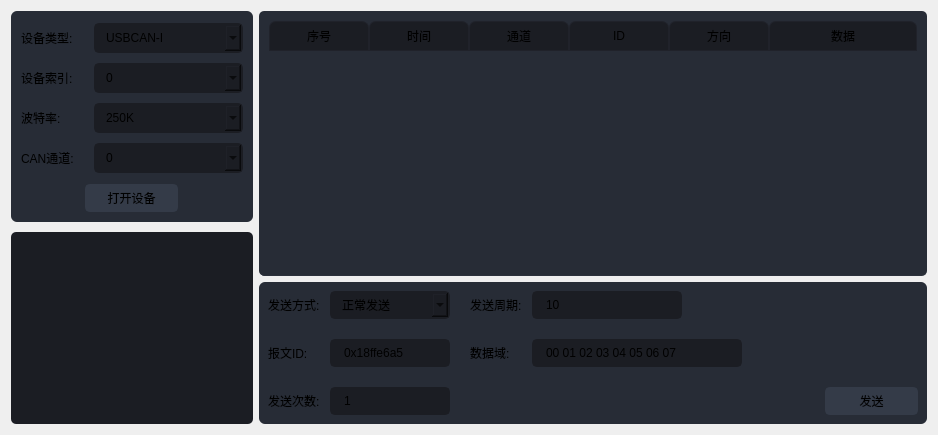
                  <widget class="QWidget" name="page_device">
                   <property name="styleSheet">
                    <string notr="true">QFrame {
	background-color: rgb(39, 44, 54);
	border-radius: 6px;
	/*font-family:&quot;Segoe UI&quot;;*/
}
QFrame QComboBox{
	background-color: rgb(27, 29, 35);
	border-radius: 5px;
	border: 2px solid rgb(27, 29, 35);
	padding: 5px;
	padding-left: 10px;
}
QComboBox:hover{
	border: 2px solid rgb(64, 71, 88);
}
QFrame QComboBox:disabled{
	background-color: rgb(57, 65, 80);
}
QFrame QComboBox QAbstractItemView {
	color: rgb(85, 170, 255);	
	background-color: rgb(27, 29, 35);
	padding: 10px;
	selection-background-color: rgb(39, 44, 54);
}
QFrame QPushButton {
	border: 2px solid rgb(52, 59, 72);
	border-radius: 5px;	
	background-color: rgb(52, 59, 72);
}
QFrame QPushButton:hover {
	background-color: rgb(57, 65, 80);
	border: 2px solid rgb(61, 70, 86);
}
QFrame QPushButton:pressed {	
	background-color: rgb(35, 40, 49);
	border: 2px solid rgb(43, 50, 61);
}
QLineEdit {
	background-color: rgb(27, 29, 35);
	border-radius: 5px;
	border: 2px solid rgb(27, 29, 35);
	padding-left: 10px;
}
QLineEdit:hover {
	border: 2px solid rgb(64, 71, 88);
}
QLineEdit:focus {
	border: 2px solid rgb(91, 101, 124);
}</string>
                   </property>
                   <layout class="QHBoxLayout" name="horizontalLayout_18">
                    <item>
                     <layout class="QVBoxLayout" name="verticalLayout_13">
                      <property name="spacing">
                       <number>10</number>
                      </property>
                      <property name="sizeConstraint">
                       <enum>QLayout::SetDefaultConstraint</enum>
                      </property>
                      <item>
                       <widget class="QFrame" name="frame_4">
                        <property name="sizePolicy">
                         <sizepolicy hsizetype="Expanding" vsizetype="Fixed">
                          <horstretch>0</horstretch>
                          <verstretch>0</verstretch>
                         </sizepolicy>
                        </property>
                        <property name="minimumSize">
                         <size>
                          <width>231</width>
                          <height>211</height>
                         </size>
                        </property>
                        <property name="maximumSize">
                         <size>
                          <width>320</width>
                          <height>16777215</height>
                         </size>
                        </property>
                        <property name="frameShape">
                         <enum>QFrame::StyledPanel</enum>
                        </property>
                        <property name="frameShadow">
                         <enum>QFrame::Raised</enum>
                        </property>
                        <layout class="QHBoxLayout" name="horizontalLayout_17">
                         <property name="spacing">
                          <number>0</number>
                         </property>
                         <property name="leftMargin">
                          <number>10</number>
                         </property>
                         <property name="topMargin">
                          <number>10</number>
                         </property>
                         <property name="rightMargin">
                          <number>10</number>
                         </property>
                         <property name="bottomMargin">
                          <number>10</number>
                         </property>
                         <item>
                          <layout class="QVBoxLayout" name="verticalLayout_12">
                           <property name="spacing">
                            <number>0</number>
                           </property>
                           <item>
                            <layout class="QFormLayout" name="formLayout">
                             <property name="formAlignment">
                              <set>Qt::AlignLeading|Qt::AlignLeft|Qt::AlignVCenter</set>
                             </property>
                             <property name="horizontalSpacing">
                              <number>20</number>
                             </property>
                             <property name="verticalSpacing">
                              <number>10</number>
                             </property>
                             <property name="bottomMargin">
                              <number>10</number>
                             </property>
                             <item row="0" column="0">
                              <widget class="QLabel" name="lable_devicetype">
                               <property name="font">
                                <font>
                                 <family>Segoe UI</family>
                                </font>
                               </property>
                               <property name="text">
                                <string>设备类型:</string>
                               </property>
                              </widget>
                             </item>
                             <item row="0" column="1">
                              <widget class="QComboBox" name="cbb_devicetype">
                               <property name="sizePolicy">
                                <sizepolicy hsizetype="Expanding" vsizetype="Fixed">
                                 <horstretch>0</horstretch>
                                 <verstretch>0</verstretch>
                                </sizepolicy>
                               </property>
                               <item>
                                <property name="text">
                                 <string>USBCAN-I</string>
                                </property>
                               </item>
                               <item>
                                <property name="text">
                                 <string>USBCAN-II</string>
                                </property>
                               </item>
                              </widget>
                             </item>
                             <item row="1" column="0">
                              <widget class="QLabel" name="label_deviceindex">
                               <property name="font">
                                <font>
                                 <family>Segoe UI</family>
                                </font>
                               </property>
                               <property name="text">
                                <string>设备索引:</string>
                               </property>
                              </widget>
                             </item>
                             <item row="1" column="1">
                              <widget class="QComboBox" name="cbb_deviceindex">
                               <property name="sizePolicy">
                                <sizepolicy hsizetype="Expanding" vsizetype="Fixed">
                                 <horstretch>0</horstretch>
                                 <verstretch>0</verstretch>
                                </sizepolicy>
                               </property>
                               <item>
                                <property name="text">
                                 <string>0</string>
                                </property>
                               </item>
                               <item>
                                <property name="text">
                                 <string>1</string>
                                </property>
                               </item>
                               <item>
                                <property name="text">
                                 <string>2</string>
                                </property>
                               </item>
                               <item>
                                <property name="text">
                                 <string>3</string>
                                </property>
                               </item>
                              </widget>
                             </item>
                             <item row="2" column="0">
                              <widget class="QLabel" name="label_baudrate">
                               <property name="font">
                                <font>
                                 <family>Segoe UI</family>
                                </font>
                               </property>
                               <property name="text">
                                <string>波特率:</string>
                               </property>
                              </widget>
                             </item>
                             <item row="2" column="1">
                              <widget class="QComboBox" name="cbb_baudrate">
                               <property name="sizePolicy">
                                <sizepolicy hsizetype="Expanding" vsizetype="Fixed">
                                 <horstretch>0</horstretch>
                                 <verstretch>0</verstretch>
                                </sizepolicy>
                               </property>
                               <item>
                                <property name="text">
                                 <string>250K</string>
                                </property>
                               </item>
                               <item>
                                <property name="text">
                                 <string>500K</string>
                                </property>
                               </item>
                              </widget>
                             </item>
                             <item row="3" column="0">
                              <widget class="QLabel" name="label_canchannel">
                               <property name="font">
                                <font>
                                 <family>Segoe UI</family>
                                </font>
                               </property>
                               <property name="text">
                                <string>CAN通道:</string>
                               </property>
                              </widget>
                             </item>
                             <item row="3" column="1">
                              <widget class="QComboBox" name="cbb_canchannel">
                               <property name="sizePolicy">
                                <sizepolicy hsizetype="Expanding" vsizetype="Fixed">
                                 <horstretch>0</horstretch>
                                 <verstretch>0</verstretch>
                                </sizepolicy>
                               </property>
                               <item>
                                <property name="text">
                                 <string>0</string>
                                </property>
                               </item>
                               <item>
                                <property name="text">
                                 <string>1</string>
                                </property>
                               </item>
                               <item>
                                <property name="text">
                                 <string>0和1</string>
                                </property>
                               </item>
                              </widget>
                             </item>
                            </layout>
                           </item>
                           <item>
                            <layout class="QHBoxLayout" name="horizontalLayout_13">
                             <property name="spacing">
                              <number>0</number>
                             </property>
                             <item>
                              <widget class="QPushButton" name="btn_opendevice">
                               <property name="sizePolicy">
                                <sizepolicy hsizetype="Fixed" vsizetype="Fixed">
                                 <horstretch>0</horstretch>
                                 <verstretch>0</verstretch>
                                </sizepolicy>
                               </property>
                               <property name="minimumSize">
                                <size>
                                 <width>93</width>
                                 <height>28</height>
                                </size>
                               </property>
                               <property name="maximumSize">
                                <size>
                                 <width>93</width>
                                 <height>28</height>
                                </size>
                               </property>
                               <property name="text">
                                <string>打开设备</string>
                               </property>
                              </widget>
                             </item>
                            </layout>
                           </item>
                          </layout>
                         </item>
                        </layout>
                       </widget>
                      </item>
                      <item>
                       <layout class="QHBoxLayout" name="horizontalLayout_16">
                        <item>
                         <widget class="QPlainTextEdit" name="pte_info">
                          <property name="maximumSize">
                           <size>
                            <width>320</width>
                            <height>16777215</height>
                           </size>
                          </property>
                          <property name="styleSheet">
                           <string notr="true">QPlainTextEdit {
	background-color: rgb(27, 29, 35);
	border-radius: 5px;
	padding: 10px;
}
QPlainTextEdit:hover {
	border: 2px solid rgb(64, 71, 88);
}
QPlainTextEdit:focus {
	border: 2px solid rgb(91, 101, 124);
}</string>
                          </property>
                          <property name="readOnly">
                           <bool>true</bool>
                          </property>
                         </widget>
                        </item>
                       </layout>
                      </item>
                     </layout>
                    </item>
                    <item>
                     <layout class="QVBoxLayout" name="verticalLayout_36" stretch="3,1">
                      <item>
                       <widget class="QTableWidget" name="tablew_msgdisplay">
                        <property name="sizePolicy">
                         <sizepolicy hsizetype="Preferred" vsizetype="Preferred">
                          <horstretch>0</horstretch>
                          <verstretch>0</verstretch>
                         </sizepolicy>
                        </property>
                        <property name="contextMenuPolicy">
                         <enum>Qt::CustomContextMenu</enum>
                        </property>
                        <property name="styleSheet">
                         <string notr="true">QTableWidget {	
	background-color: rgb(39, 44, 54);
	padding: 10px;
	border-radius: 5px;
	gridline-color: rgb(44, 49, 60);
	border-bottom: 1px solid rgb(44, 49, 60);
}
QTableWidget::item{
	border-color: rgb(44, 49, 60);
	padding-left: 5px;
	padding-right: 5px;
	gridline-color: rgb(44, 49, 60);
}
QTableWidget::item:selected{
	background-color: rgb(85, 170, 255);
}
QScrollBar:horizontal {
    border: none;
    background: rgb(52, 59, 72);
    height: 14px;
    margin: 0px 21px 0 21px;
	border-radius: 0px;
}
 QScrollBar:vertical {
	border: none;
    background: rgb(52, 59, 72);
    width: 14px;
    margin: 21px 0 21px 0;
	border-radius: 0px;
 }
QHeaderView::section{
	Background-color: rgb(39, 44, 54);
	max-width: 30px;
	border: 1px solid rgb(44, 49, 60);
	border-style: none;
    border-bottom: 1px solid rgb(44, 49, 60);
    border-right: 1px solid rgb(44, 49, 60);
}

QTableWidget::horizontalHeader {	
	background-color: rgb(81, 255, 0);
}
QHeaderView::section:horizontal
{
    border: 1px solid rgb(32, 34, 42);
	background-color: rgb(27, 29, 35);
	padding: 3px;
	border-top-left-radius: 7px;
    border-top-right-radius: 7px;
}
QHeaderView::section:vertical
{
    border: 1px solid rgb(44, 49, 60);
}</string>
                        </property>
                        <property name="sizeAdjustPolicy">
                         <enum>QAbstractScrollArea::AdjustToContents</enum>
                        </property>
                        <property name="autoScroll">
                         <bool>true</bool>
                        </property>
                        <property name="editTriggers">
                         <set>QAbstractItemView::NoEditTriggers</set>
                        </property>
                        <property name="alternatingRowColors">
                         <bool>false</bool>
                        </property>
                        <attribute name="horizontalHeaderVisible">
                         <bool>true</bool>
                        </attribute>
                        <attribute name="horizontalHeaderCascadingSectionResizes">
                         <bool>false</bool>
                        </attribute>
                        <attribute name="horizontalHeaderMinimumSectionSize">
                         <number>60</number>
                        </attribute>
                        <attribute name="horizontalHeaderDefaultSectionSize">
                         <number>100</number>
                        </attribute>
                        <attribute name="horizontalHeaderStretchLastSection">
                         <bool>true</bool>
                        </attribute>
                        <attribute name="verticalHeaderVisible">
                         <bool>false</bool>
                        </attribute>
                        <attribute name="verticalHeaderStretchLastSection">
                         <bool>false</bool>
                        </attribute>
                        <column>
                         <property name="text">
                          <string>序号</string>
                         </property>
                        </column>
                        <column>
                         <property name="text">
                          <string>时间</string>
                         </property>
                        </column>
                        <column>
                         <property name="text">
                          <string>通道</string>
                         </property>
                        </column>
                        <column>
                         <property name="text">
                          <string>ID</string>
                         </property>
                        </column>
                        <column>
                         <property name="text">
                          <string>方向</string>
                         </property>
                        </column>
                        <column>
                         <property name="text">
                          <string>数据</string>
                         </property>
                        </column>
                       </widget>
                      </item>
                      <item>
                       <widget class="QFrame" name="frame_5">
                        <property name="frameShape">
                         <enum>QFrame::StyledPanel</enum>
                        </property>
                        <property name="frameShadow">
                         <enum>QFrame::Raised</enum>
                        </property>
                        <layout class="QHBoxLayout" name="horizontalLayout_66" stretch="0,1,1">
                         <item>
                          <layout class="QHBoxLayout" name="horizontalLayout_19">
                           <property name="spacing">
                            <number>20</number>
                           </property>
                           <item>
                            <layout class="QFormLayout" name="formLayout_2">
                             <property name="horizontalSpacing">
                              <number>10</number>
                             </property>
                             <property name="verticalSpacing">
                              <number>20</number>
                             </property>
                             <item row="0" column="0">
                              <widget class="QLabel" name="label_sendtype">
                               <property name="font">
                                <font>
                                 <family>Segoe UI</family>
                                </font>
                               </property>
                               <property name="text">
                                <string>发送方式:</string>
                               </property>
                              </widget>
                             </item>
                             <item row="0" column="1">
                              <widget class="QComboBox" name="cbb_sendtype">
                               <property name="sizePolicy">
                                <sizepolicy hsizetype="Preferred" vsizetype="Fixed">
                                 <horstretch>0</horstretch>
                                 <verstretch>0</verstretch>
                                </sizepolicy>
                               </property>
                               <property name="minimumSize">
                                <size>
                                 <width>120</width>
                                 <height>28</height>
                                </size>
                               </property>
                               <property name="maximumSize">
                                <size>
                                 <width>120</width>
                                 <height>26</height>
                                </size>
                               </property>
                               <item>
                                <property name="text">
                                 <string>正常发送</string>
                                </property>
                               </item>
                               <item>
                                <property name="text">
                                 <string>单次发送</string>
                                </property>
                               </item>
                               <item>
                                <property name="text">
                                 <string>自发自收</string>
                                </property>
                               </item>
                              </widget>
                             </item>
                             <item row="1" column="0">
                              <widget class="QLabel" name="label_id">
                               <property name="font">
                                <font>
                                 <family>Segoe UI</family>
                                </font>
                               </property>
                               <property name="text">
                                <string>报文ID:</string>
                               </property>
                              </widget>
                             </item>
                             <item row="1" column="1">
                              <widget class="QLineEdit" name="le_id">
                               <property name="sizePolicy">
                                <sizepolicy hsizetype="Preferred" vsizetype="Fixed">
                                 <horstretch>0</horstretch>
                                 <verstretch>0</verstretch>
                                </sizepolicy>
                               </property>
                               <property name="minimumSize">
                                <size>
                                 <width>120</width>
                                 <height>28</height>
                                </size>
                               </property>
                               <property name="maximumSize">
                                <size>
                                 <width>120</width>
                                 <height>26</height>
                                </size>
                               </property>
                               <property name="text">
                                <string>0x18ffe6a5</string>
                               </property>
                              </widget>
                             </item>
                             <item row="2" column="0">
                              <widget class="QLabel" name="label_sendnum">
                               <property name="font">
                                <font>
                                 <family>Segoe UI</family>
                                </font>
                               </property>
                               <property name="text">
                                <string>发送次数:</string>
                               </property>
                              </widget>
                             </item>
                             <item row="2" column="1">
                              <widget class="QLineEdit" name="le_sendnum">
                               <property name="minimumSize">
                                <size>
                                 <width>120</width>
                                 <height>28</height>
                                </size>
                               </property>
                               <property name="maximumSize">
                                <size>
                                 <width>120</width>
                                 <height>26</height>
                                </size>
                               </property>
                               <property name="inputMask">
                                <string/>
                               </property>
                               <property name="text">
                                <string>1</string>
                               </property>
                              </widget>
                             </item>
                            </layout>
                           </item>
                           <item>
                            <layout class="QFormLayout" name="formLayout_3">
                             <property name="horizontalSpacing">
                              <number>10</number>
                             </property>
                             <property name="verticalSpacing">
                              <number>20</number>
                             </property>
                             <item row="0" column="0">
                              <widget class="QLabel" name="label_sendinterval">
                               <property name="font">
                                <font>
                                 <family>Segoe UI</family>
                                </font>
                               </property>
                               <property name="text">
                                <string>发送周期:</string>
                               </property>
                              </widget>
                             </item>
                             <item row="0" column="1">
                              <widget class="QLineEdit" name="le_sendinterval">
                               <property name="minimumSize">
                                <size>
                                 <width>0</width>
                                 <height>28</height>
                                </size>
                               </property>
                               <property name="maximumSize">
                                <size>
                                 <width>150</width>
                                 <height>26</height>
                                </size>
                               </property>
                               <property name="text">
                                <string>10</string>
                               </property>
                              </widget>
                             </item>
                             <item row="1" column="0">
                              <widget class="QLabel" name="label_data">
                               <property name="font">
                                <font>
                                 <family>Segoe UI</family>
                                </font>
                               </property>
                               <property name="text">
                                <string>数据域:</string>
                               </property>
                              </widget>
                             </item>
                             <item row="1" column="1">
                              <widget class="QLineEdit" name="le_data">
                               <property name="minimumSize">
                                <size>
                                 <width>210</width>
                                 <height>28</height>
                                </size>
                               </property>
                               <property name="maximumSize">
                                <size>
                                 <width>180</width>
                                 <height>26</height>
                                </size>
                               </property>
                               <property name="inputMask">
                                <string/>
                               </property>
                               <property name="text">
                                <string>00 01 02 03 04 05 06 07</string>
                               </property>
                              </widget>
                             </item>
                            </layout>
                           </item>
                          </layout>
                         </item>
                         <item>
                          <spacer name="horizontalSpacer_16">
                           <property name="orientation">
                            <enum>Qt::Horizontal</enum>
                           </property>
                           <property name="sizeHint" stdset="0">
                            <size>
                             <width>63</width>
                             <height>20</height>
                            </size>
                           </property>
                          </spacer>
                         </item>
                         <item>
                          <layout class="QVBoxLayout" name="verticalLayout_37">
                           <item>
                            <spacer name="verticalSpacer_13">
                             <property name="orientation">
                              <enum>Qt::Vertical</enum>
                             </property>
                             <property name="sizeHint" stdset="0">
                              <size>
                               <width>20</width>
                               <height>40</height>
                              </size>
                             </property>
                            </spacer>
                           </item>
                           <item>
                            <layout class="QHBoxLayout" name="horizontalLayout_15">
                             <item>
                              <widget class="QPushButton" name="btn_sendmsg">
                               <property name="sizePolicy">
                                <sizepolicy hsizetype="Fixed" vsizetype="Fixed">
                                 <horstretch>0</horstretch>
                                 <verstretch>0</verstretch>
                                </sizepolicy>
                               </property>
                               <property name="minimumSize">
                                <size>
                                 <width>93</width>
                                 <height>28</height>
                                </size>
                               </property>
                               <property name="maximumSize">
                                <size>
                                 <width>93</width>
                                 <height>28</height>
                                </size>
                               </property>
                               <property name="text">
                                <string>发送</string>
                               </property>
                              </widget>
                             </item>
                            </layout>
                           </item>
                          </layout>
                         </item>
                        </layout>
                       </widget>
                      </item>
                     </layout>
                    </item>
                   </layout>
                  </widget>
